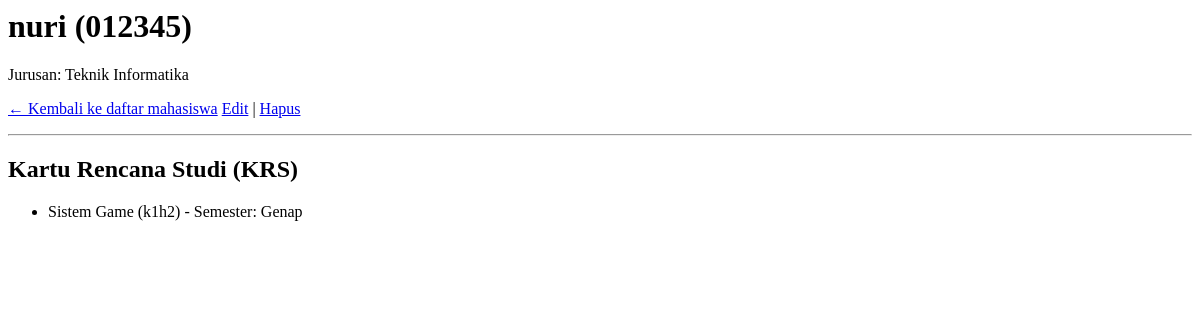
/mahasiswa/4/, run on an earlier commit of the app's database.
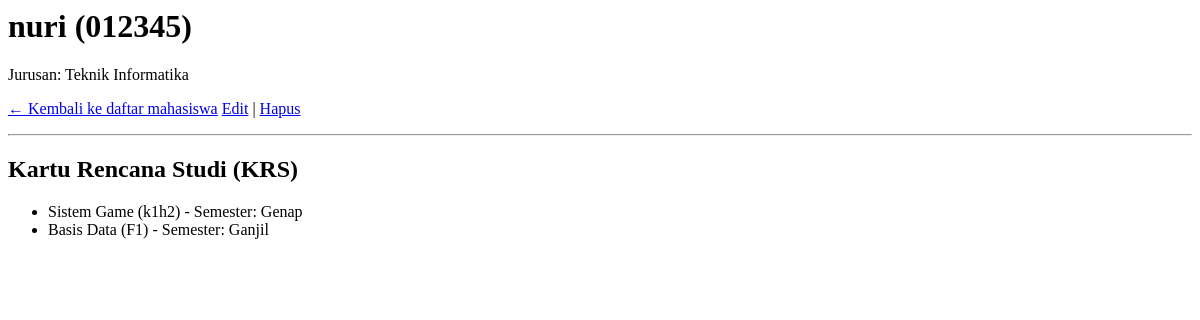
And on a later commit of the database.
### akademik/models.py (models this page shows, shortened)
class Pendaftaran(models.Model):
    mahasiswa = models.ForeignKey(Mahasiswa, on_delete=models.CASCADE, related_name='krs')
    matakuliah = models.ForeignKey(MataKuliah, on_delete=models.CASCADE, related_name='pendaftaran')
    semester = models.CharField(max_length=10)

class MataKuliah(models.Model):
    kode_mk = models.CharField(max_length=10, unique=True)
    nama_mk = models.CharField(max_length=100)
    sks = models.IntegerField()
    dosen = models.CharField(max_length=100)

### akademik/views.py (the view)
# urls.py: path('mahasiswa/<int:pk>/', MahasiswaDetailView.as_view(), name='mahasiswa-detail'),
class MahasiswaDetailView(DetailView):
    model = Mahasiswa
    template_name = "akademik/mahasiswa_detail.html"

### akademik/templates/akademik/mahasiswa_detail.html
<h1>{{ object.nama }} ({{ object.nim }})</h1>
<p>Jurusan: {{ object.jurusan }}</p>
<p><a href="{% url 'mahasiswa-list' %}">← Kembali ke daftar mahasiswa</a>
    <a href="{% url 'mahasiswa-edit' object.pk %}">Edit</a> |
    <a href="{% url 'mahasiswa-hapus' object.pk %}">Hapus</a>
</p>
<hr>
<h2>Kartu Rencana Studi (KRS)</h2>
<ul>
    {% for ambil in object.krs.all %}
        <li>
            {{ ambil.matakuliah.nama_mk }}
            ({{ ambil.matakuliah.kode_mk }})
            - Semester: {{ ambil.semester }}
        </li>
    {% empty %}
        <li>Belum ada mata kuliah yang diambil.</li>
    {% endfor %}
</ul>

What changed in the data, as far as the page shows it:
now on this page (row edited): Pendaftaran: matakuliah.nama_mk "Basis Data", matakuliah.kode_mk "F1", semester "Ganjil"
